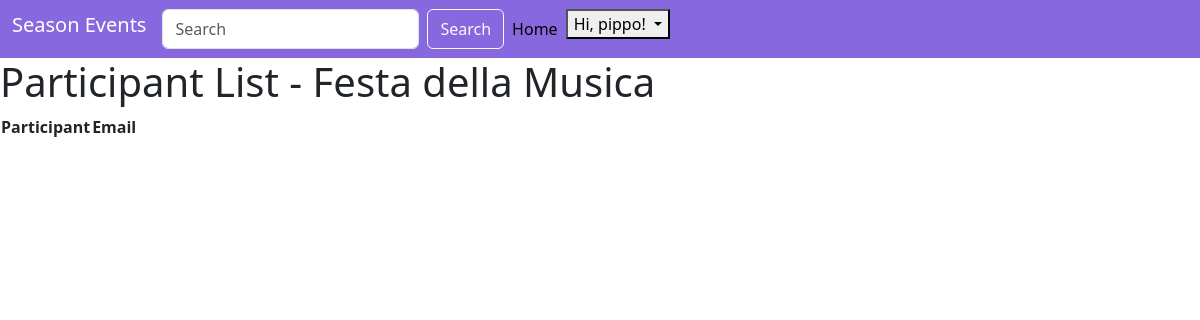
The page /event/Festa della Musica/participants (signed in) on the database as committed earlier.
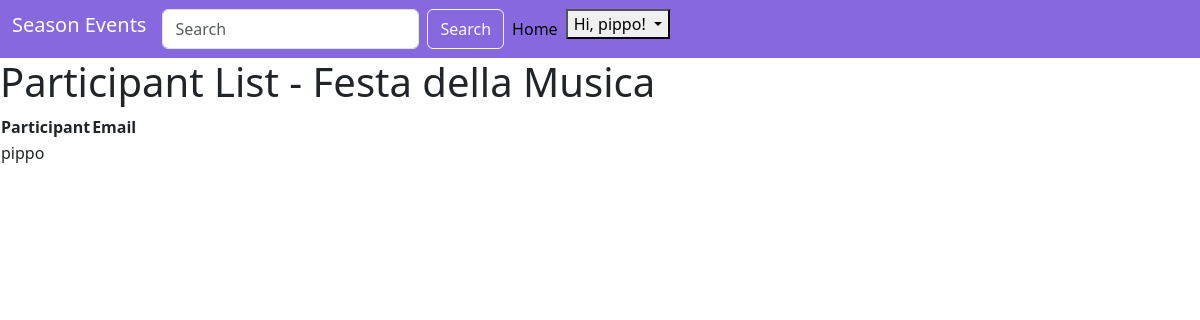
The same page on the database as committed later.
### event/models.py (models this page shows, shortened)
class Registration(models.Model):
    event = models.ForeignKey(Event, on_delete=models.CASCADE, related_name='registrations')
    participant = models.ForeignKey(User, on_delete=models.CASCADE)

### event/views.py (the view)
# urls.py: path('event/<str:title>/participants', views.participant_list, name='participant_list'),
@login_required
def participant_list(request, title):
    event = get_object_or_404(Event, title=title)
    if request.user != event.creator:
        return redirect('event: unauthorized_page')
    registrations = event.registrations.all()
    return render(request, 'participant_list.html', {'event': event, 'registrations': registrations,
                                                     'unauthorized_page': unauthorized_page})

### templates/participant_list.html (shortened to what this page needs)
{% extends "base.html" %}
{% block content %}
    <h1>Participant List - {{ event.title }}</h1>
    <table>
        <thead>
            <tr>
                <th>Participant</th>
                <th>Email</th>
            </tr>
        </thead>
        <tbody>
            {%  for registration in registrations %}
                <tr>
                    <td>{{ registration.participant.username }}</td>
                    <td>{{ registration.participant.email }}</td>
                </tr>
            {% endfor %}
        </tbody>
    </table>
{% endblock %}

Rows that differ between the two databases and show on the page:
added Registration: participant.username "pippo"
